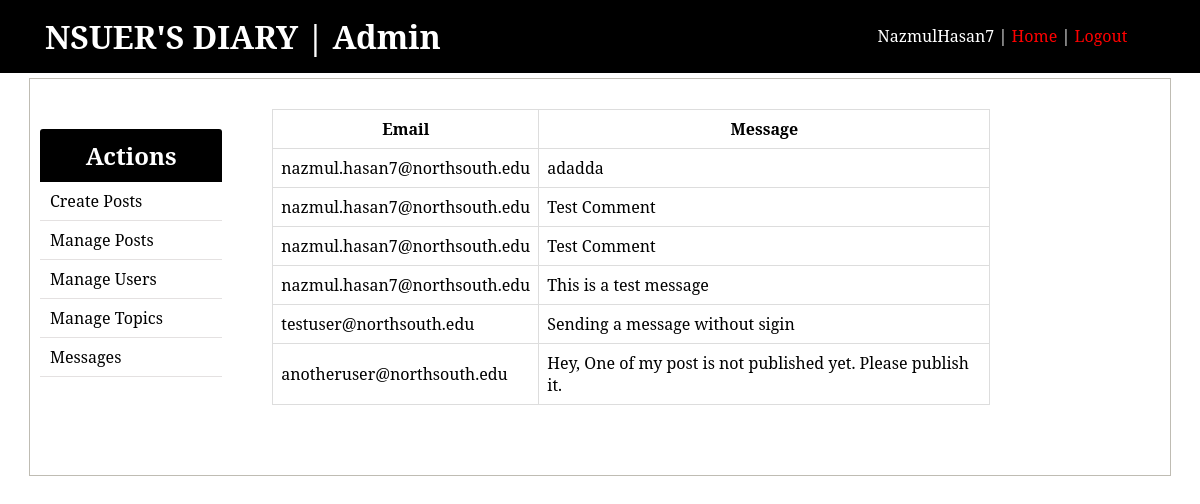
Page /admin/messages.php (signed in) on the committed database.
### tables this page shows
CREATE TABLE `messages` (
  `email` varchar(255) NOT NULL,
  `message` text NOT NULL
);

### admin/messages.php (the view, shortened to what this page needs)
<?php include('../admin/includes/head_section.php'); ?>
<?php
    global $conn;
    $query = "SELECT * FROM messages";
    $result = mysqli_query($conn, $query);
	$messages = mysqli_fetch_all($result, MYSQLI_ASSOC);
?>
</head>
<body>
	<?php include('../admin/includes/navbar.php') ?>
	<div class="container content">
		<?php include('../admin/includes/menu.php') ?>
		<div class="table-div" style="width: 70%;">
			<?php if (empty($messages)): ?>
				<h1>No message in the database.</h1>
			<?php else: ?>
				<table class="table">
					<thead>
						<th>Email</th>
						<th>Message</th>
					</thead>
					<tbody>
					<?php foreach ($messages as $message): ?>
						<tr>
							<td><?php echo $message['email']; ?></td>
							<td><?php echo $message['message']; ?></td>
						</tr>
					<?php endforeach ?>
					</tbody>
				</table>
			<?php endif ?>
		</div>
	</div>
</body>
</html>

### static/css/admin_styling.css (style rules this page uses)
* { margin: 0px; padding: 0px; }
table { border-collapse: collapse; width: 70%; margin: 20px auto; }
th, td { padding: 8px; text-align: left; border: 1px solid #ddd; }
th { text-align: center; }
::placeholder { font-family: 'Noto Serif', serif; }
.container { width: 95%; margin: 5px auto 50px; border: 1px solid #BFBCB3; padding: 10px 0px 50px; font-family: 'Noto Serif', serif; }
.container:after { content: ""; display: block; clear: both; }
.table-div { float: left; width: 47%; }
.table-div table { width: 90%; }

### rows in the picture
messages: email "nazmul.hasan7@northsouth.edu", message "adadda"
messages: email "nazmul.hasan7@northsouth.edu", message "Test Comment"
messages: email "nazmul.hasan7@northsouth.edu", message "Test Comment"
messages: email "nazmul.hasan7@northsouth.edu", message "This is a test message"
messages: email "testuser@northsouth.edu", message "Sending a message without sigin"
messages: email "anotheruser@northsouth.edu", message "Hey, One of my post is not published yet. Please publish it."

### other values in the picture
$_SESSION['user']['username'] "NazmulHasan7"
